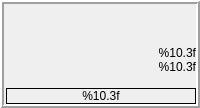
                 <widget class="QWidget" name="tab">
                  <attribute name="title">
                   <string>DRO</string>
                  </attribute>
                  <layout class="QVBoxLayout" name="verticalLayout_8">
                   <property name="spacing">
                    <number>0</number>
                   </property>
                   <property name="leftMargin">
                    <number>0</number>
                   </property>
                   <property name="topMargin">
                    <number>0</number>
                   </property>
                   <property name="rightMargin">
                    <number>0</number>
                   </property>
                   <property name="bottomMargin">
                    <number>0</number>
                   </property>
                   <item>
                    <widget class="QFrame" name="frame_2">
                     <property name="frameShape">
                      <enum>QFrame::Box</enum>
                     </property>
                     <property name="frameShadow">
                      <enum>QFrame::Raised</enum>
                     </property>
                     <property name="lineWidth">
                      <number>2</number>
                     </property>
                     <layout class="QVBoxLayout" name="verticalLayout_9">
                      <property name="spacing">
                       <number>0</number>
                      </property>
                      <property name="sizeConstraint">
                       <enum>QLayout::SetDefaultConstraint</enum>
                      </property>
                      <property name="leftMargin">
                       <number>2</number>
                      </property>
                      <property name="topMargin">
                       <number>0</number>
                      </property>
                      <property name="rightMargin">
                       <number>0</number>
                      </property>
                      <property name="bottomMargin">
                       <number>0</number>
                      </property>
                      <item>
                       <widget class="QWidget" name="widget_dro_g53" native="true">
                        <property name="sizePolicy">
                         <sizepolicy hsizetype="Preferred" vsizetype="Fixed">
                          <horstretch>0</horstretch>
                          <verstretch>0</verstretch>
                         </sizepolicy>
                        </property>
                        <layout class="QVBoxLayout" name="verticalLayout_3">
                         <property name="spacing">
                          <number>0</number>
                         </property>
                         <property name="leftMargin">
                          <number>0</number>
                         </property>
                         <property name="topMargin">
                          <number>0</number>
                         </property>
                         <property name="rightMargin">
                          <number>0</number>
                         </property>
                         <property name="bottomMargin">
                          <number>0</number>
                         </property>
                         <item>
                          <layout class="QVBoxLayout" name="verticalLayout_6">
                           <property name="spacing">
                            <number>0</number>
                           </property>
                           <item>
                            <layout class="QHBoxLayout" name="horizontalLayout_g53_x">
                             <property name="spacing">
                              <number>0</number>
                             </property>
                             <item>
                              <widget class="DROLabel" name="dro_label_g53_x">
                               <property name="sizePolicy">
                                <sizepolicy hsizetype="Preferred" vsizetype="Fixed">
                                 <horstretch>0</horstretch>
                                 <verstretch>0</verstretch>
                                </sizepolicy>
                               </property>
                               <property name="metric_template" stdset="0">
                                <string>X %10.3f</string>
                               </property>
                               <property name="imperial_template" stdset="0">
                                <string>X %9.4f</string>
                               </property>
                              </widget>
                             </item>
                            </layout>
                           </item>
                           <item>
                            <widget class="QWidget" name="dro_absolute_y" native="true">
                             <layout class="QHBoxLayout" name="horizontalLayout_g53_y">
                              <property name="spacing">
                               <number>0</number>
                              </property>
                              <property name="leftMargin">
                               <number>0</number>
                              </property>
                              <property name="topMargin">
                               <number>0</number>
                              </property>
                              <property name="rightMargin">
                               <number>0</number>
                              </property>
                              <property name="bottomMargin">
                               <number>0</number>
                              </property>
                              <item>
                               <widget class="DROLabel" name="dro_label_g53_y">
                                <property name="sizePolicy">
                                 <sizepolicy hsizetype="Preferred" vsizetype="Fixed">
                                  <horstretch>0</horstretch>
                                  <verstretch>0</verstretch>
                                 </sizepolicy>
                                </property>
                                <property name="textSpaceSample" stdset="0">
                                 <string/>
                                </property>
                                <property name="Qjoint_number" stdset="0">
                                 <number>1</number>
                                </property>
                                <property name="metric_template" stdset="0">
                                 <string>Y %10.3f</string>
                                </property>
                                <property name="imperial_template" stdset="0">
                                 <string>Y %9.4f</string>
                                </property>
                               </widget>
                              </item>
                             </layout>
                            </widget>
                           </item>
                           <item>
                            <layout class="QHBoxLayout" name="horizontalLayout_g53_z">
                             <property name="spacing">
                              <number>0</number>
                             </property>
                             <item>
                              <widget class="DROLabel" name="dro_label_g53_z">
                               <property name="sizePolicy">
                                <sizepolicy hsizetype="Preferred" vsizetype="Fixed">
                                 <horstretch>0</horstretch>
                                 <verstretch>0</verstretch>
                                </sizepolicy>
                               </property>
                               <property name="Qjoint_number" stdset="0">
                                <number>2</number>
                               </property>
                               <property name="metric_template" stdset="0">
                                <string>Z %10.3f</string>
                               </property>
                               <property name="imperial_template" stdset="0">
                                <string>Z %9.4f</string>
                               </property>
                              </widget>
                             </item>
                            </layout>
                           </item>
                          </layout>
                         </item>
                        </layout>
                       </widget>
                      </item>
                      <item>
                       <layout class="QHBoxLayout" name="horizontalLayout_14" stretch="0">
                        <property name="spacing">
                         <number>0</number>
                        </property>
                        <item>
                         <widget class="DROLabel" name="dro_label_g5x_x_">
                          <property name="sizePolicy">
                           <sizepolicy hsizetype="Preferred" vsizetype="Fixed">
                            <horstretch>0</horstretch>
                            <verstretch>0</verstretch>
                           </sizepolicy>
                          </property>
                          <property name="frameShape">
                           <enum>QFrame::NoFrame</enum>
                          </property>
                          <property name="text">
                           <string>%10.3f</string>
                          </property>
                          <property name="textFormat">
                           <enum>Qt::RichText</enum>
                          </property>
                          <property name="alignment">
                           <set>Qt::AlignRight|Qt::AlignTrailing|Qt::AlignVCenter</set>
                          </property>
                          <property name="textSpaceSample" stdset="0">
                           <string> -000.0000 X</string>
                          </property>
                          <property name="Qreference_type" stdset="0">
                           <number>1</number>
                          </property>
                          <property name="metric_template" stdset="0">
                           <string>&lt;html&gt;&lt;head/&gt;&lt;body&gt;&lt;p&gt;%10.2f&lt;span style=&quot; color:gray;&quot;&gt; X&lt;/span&gt;&lt;/p&gt;&lt;/body&gt;&lt;/html&gt;</string>
                          </property>
                          <property name="imperial_template" stdset="0">
                           <string>&lt;html&gt;&lt;head/&gt;&lt;body&gt;&lt;p&gt;%9.4f&lt;span style=&quot; color:gray;&quot;&gt; X&lt;/span&gt;&lt;/p&gt;&lt;/body&gt;&lt;/html&gt;</string>
                          </property>
                         </widget>
                        </item>
                       </layout>
                      </item>
                      <item>
                       <layout class="QHBoxLayout" name="horizontalLayout_3" stretch="0">
                        <property name="spacing">
                         <number>0</number>
                        </property>
                        <item>
                         <widget class="DROLabel" name="dro_label_g5x_y">
                          <property name="sizePolicy">
                           <sizepolicy hsizetype="Preferred" vsizetype="Fixed">
                            <horstretch>0</horstretch>
                            <verstretch>0</verstretch>
                           </sizepolicy>
                          </property>
                          <property name="frameShape">
                           <enum>QFrame::NoFrame</enum>
                          </property>
                          <property name="text">
                           <string>%10.3f</string>
                          </property>
                          <property name="textFormat">
                           <enum>Qt::RichText</enum>
                          </property>
                          <property name="alignment">
                           <set>Qt::AlignRight|Qt::AlignTrailing|Qt::AlignVCenter</set>
                          </property>
                          <property name="textSpaceSample" stdset="0">
                           <string> -000.0000 X</string>
                          </property>
                          <property name="Qjoint_number" stdset="0">
                           <number>1</number>
                          </property>
                          <property name="Qreference_type" stdset="0">
                           <number>1</number>
                          </property>
                          <property name="metric_template" stdset="0">
                           <string>&lt;html&gt;&lt;head/&gt;&lt;body&gt;&lt;p&gt;%10.2f&lt;span style=&quot; color:gray;&quot;&gt; Y&lt;/span&gt;&lt;/p&gt;&lt;/body&gt;&lt;/html&gt;</string>
                          </property>
                          <property name="imperial_template" stdset="0">
                           <string>&lt;html&gt;&lt;head/&gt;&lt;body&gt;&lt;p&gt;%9.4f&lt;span style=&quot; color:gray;&quot;&gt; Y&lt;/span&gt;&lt;/p&gt;&lt;/body&gt;&lt;/html&gt;</string>
                          </property>
                         </widget>
                        </item>
                       </layout>
                      </item>
                      <item>
                       <layout class="QHBoxLayout" name="horizontalLayout_19" stretch="0">
                        <property name="spacing">
                         <number>0</number>
                        </property>
                        <item>
                         <widget class="DROLabel" name="dro_label_g5x_z">
                          <property name="sizePolicy">
                           <sizepolicy hsizetype="Preferred" vsizetype="Fixed">
                            <horstretch>0</horstretch>
                            <verstretch>0</verstretch>
                           </sizepolicy>
                          </property>
                          <property name="frameShape">
                           <enum>QFrame::NoFrame</enum>
                          </property>
                          <property name="textFormat">
                           <enum>Qt::RichText</enum>
                          </property>
                          <property name="alignment">
                           <set>Qt::AlignRight|Qt::AlignTrailing|Qt::AlignVCenter</set>
                          </property>
                          <property name="textSpaceSample" stdset="0">
                           <string> -000.0000 X</string>
                          </property>
                          <property name="Qjoint_number" stdset="0">
                           <number>2</number>
                          </property>
                          <property name="Qreference_type" stdset="0">
                           <number>1</number>
                          </property>
                          <property name="metric_template" stdset="0">
                           <string>&lt;html&gt;&lt;head/&gt;&lt;body&gt;&lt;p&gt;%10.2f&lt;span style=&quot; color:gray;&quot;&gt; Z&lt;/span&gt;&lt;/p&gt;&lt;/body&gt;&lt;/html&gt;</string>
                          </property>
                          <property name="imperial_template" stdset="0">
                           <string>&lt;html&gt;&lt;head/&gt;&lt;body&gt;&lt;p&gt;%9.4f&lt;span style=&quot; color:gray;&quot;&gt; Z&lt;/span&gt;&lt;/p&gt;&lt;/body&gt;&lt;/html&gt;</string>
                          </property>
                         </widget>
                        </item>
                       </layout>
                      </item>
                      <item>
                       <layout class="QHBoxLayout" name="horizontalLayout_20">
                        <property name="spacing">
                         <number>0</number>
                        </property>
                        <item>
                         <widget class="DROLabel" name="dro_label_g5x_r">
                          <property name="sizePolicy">
                           <sizepolicy hsizetype="Preferred" vsizetype="Fixed">
                            <horstretch>0</horstretch>
                            <verstretch>0</verstretch>
                           </sizepolicy>
                          </property>
                          <property name="frameShape">
                           <enum>QFrame::Panel</enum>
                          </property>
                          <property name="text">
                           <string>%10.3f</string>
                          </property>
                          <property name="textFormat">
                           <enum>Qt::RichText</enum>
                          </property>
                          <property name="alignment">
                           <set>Qt::AlignCenter</set>
                          </property>
                          <property name="Qjoint_number" stdset="0">
                           <number>10</number>
                          </property>
                          <property name="Qreference_type" stdset="0">
                           <number>0</number>
                          </property>
                          <property name="metric_template" stdset="0">
                           <string>%10.3f</string>
                          </property>
                          <property name="imperial_template" stdset="0">
                           <string>%9.4f</string>
                          </property>
                          <property name="angular_template" stdset="0">
                           <string>%4.2f</string>
                          </property>
                         </widget>
                        </item>
                       </layout>
                      </item>
                     </layout>
                    </widget>
                   </item>
                  </layout>
                 </widget>
